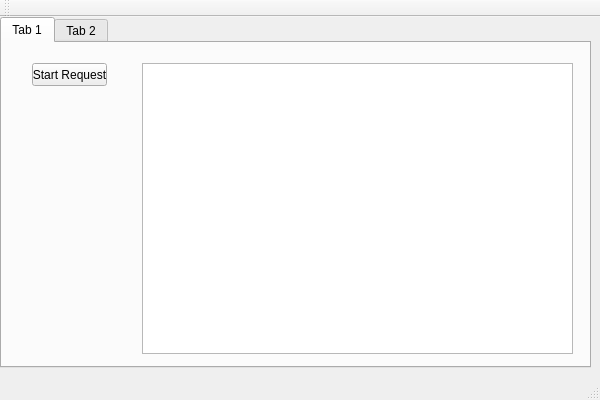
<?xml version="1.0" encoding="UTF-8"?>
<ui version="4.0">
 <class>Qt5ProcClass</class>
 <widget class="QMainWindow" name="Qt5ProcClass">
  <property name="geometry">
   <rect>
    <x>0</x>
    <y>0</y>
    <width>600</width>
    <height>400</height>
   </rect>
  </property>
  <property name="windowTitle">
   <string>Qt5Proc</string>
  </property>
  <widget class="QWidget" name="centralWidget">
   <widget class="QTabWidget" name="tabWidget">
    <property name="geometry">
     <rect>
      <x>0</x>
      <y>0</y>
      <width>591</width>
      <height>351</height>
     </rect>
    </property>
    <widget class="QWidget" name="tab">
     <attribute name="title">
      <string>Tab 1</string>
     </attribute>
     <widget class="QPushButton" name="pushButton">
      <property name="geometry">
       <rect>
        <x>30</x>
        <y>20</y>
        <width>75</width>
        <height>23</height>
       </rect>
      </property>
      <property name="text">
       <string>Start Request</string>
      </property>
     </widget>
     <widget class="QTextBrowser" name="resultField">
      <property name="geometry">
       <rect>
        <x>140</x>
        <y>20</y>
        <width>431</width>
        <height>291</height>
       </rect>
      </property>
     </widget>
    </widget>
    <widget class="QWidget" name="tab_2">
     <attribute name="title">
      <string>Tab 2</string>
     </attribute>
    </widget>
   </widget>
  </widget>
  <widget class="QMenuBar" name="menuBar">
   <property name="geometry">
    <rect>
     <x>0</x>
     <y>0</y>
     <width>600</width>
     <height>21</height>
    </rect>
   </property>
  </widget>
  <widget class="QToolBar" name="mainToolBar">
   <attribute name="toolBarArea">
    <enum>TopToolBarArea</enum>
   </attribute>
   <attribute name="toolBarBreak">
    <bool>false</bool>
   </attribute>
  </widget>
  <widget class="QStatusBar" name="statusBar"/>
 </widget>
 <layoutdefault spacing="6" margin="11"/>
 <resources>
  <include location="qt5proc.qrc"/>
 </resources>
 <connections/>
</ui>
